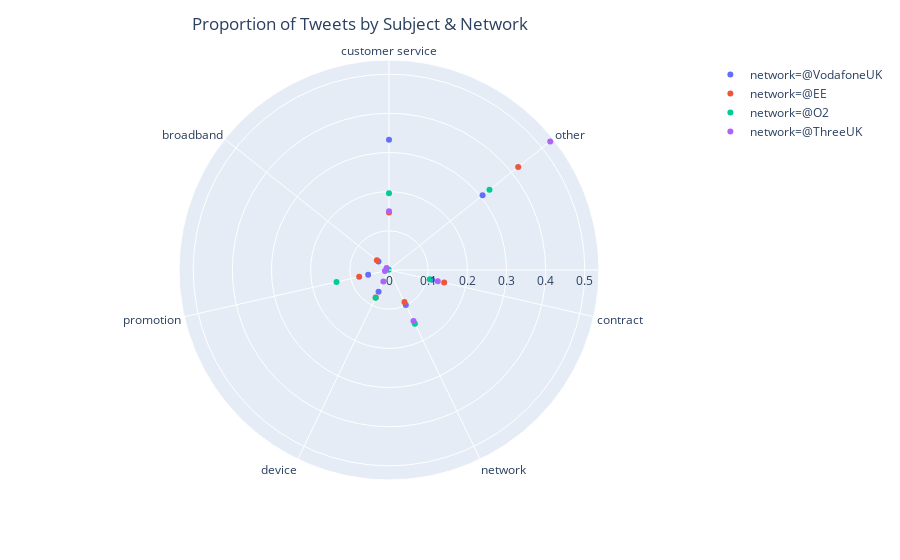

The cell this chart's notebook holds for it:
### Code cell
## Use plotly to create the polar plot
fig = px.scatter_polar(subject_df, theta='subject', r='proportion of tweets', color='network')

## Add a title to the plot
fig.update_layout(title={'text':'Proportion of Tweets by Subject & Network', 
                         'x':0.4,'xanchor':'center'})
fig.show()

### Figure 1 — Plotly figure (JSON) as saved in the notebook; plotly's stock layout.template omitted (floating-point values rounded to 4 significant figures)
{"data": [{"hoverlabel": {"namelength": 0}, "hovertemplate": "network=@VodafoneUK<br>proportion of tweets=%{r}<br>subject=%{theta}", "legendgroup": "network=@VodafoneUK", "marker": {"color": "#636efa", "symbol": "circle"}, "mode": "markers", "name": "network=@VodafoneUK", "r": [0.3325, 0.3056, 0.1125, 0.09908, 0.06129, 0.05458, 0.03442], "showlegend": true, "subplot": "polar", "theta": ["customer service", "other", "contract", "network", "device", "promotion", "broadband"], "type": "scatterpolar"}, {"hoverlabel": {"namelength": 0}, "hovertemplate": "network=@EE<br>proportion of tweets=%{r}<br>subject=%{theta}", "legendgroup": "network=@EE", "marker": {"color": "#EF553B", "symbol": "circle"}, "mode": "markers", "name": "network=@EE", "r": [0.4219, 0.1469, 0.1445, 0.09091, 0.07809, 0.07809, 0.03963], "showlegend": true, "subplot": "polar", "theta": ["other", "customer service", "contract", "network", "promotion", "device", "broadband"], "type": "scatterpolar"}, {"hoverlabel": {"namelength": 0}, "hovertemplate": "network=@O2<br>proportion of tweets=%{r}<br>subject=%{theta}", "legendgroup": "network=@O2", "marker": {"color": "#00cc96", "symbol": "circle"}, "mode": "markers", "name": "network=@O2", "r": [0.3282, 0.1961, 0.1521, 0.1375, 0.1066, 0.07876, 0.0007722], "showlegend": true, "subplot": "polar", "theta": ["other", "customer service", "network", "promotion", "contract", "device", "broadband"], "type": "scatterpolar"}, {"hoverlabel": {"namelength": 0}, "hovertemplate": "network=@ThreeUK<br>proportion of tweets=%{r}<br>subject=%{theta}", "legendgroup": "network=@ThreeUK", "marker": {"color": "#ab63fa", "symbol": "circle"}, "mode": "markers", "name": "network=@ThreeUK", "r": [0.5266, 0.15, 0.1442, 0.1278, 0.03291, 0.01065, 0.007744], "showlegend": true, "subplot": "polar", "theta": ["other", "customer service", "network", "contract", "device", "promotion", "broadband"], "type": "scatterpolar"}], "layout": {"legend": {"tracegroupgap": 0}, "margin": {"t": 60}, "polar": {"angularaxis": {"direction": "clockwise", "rotation": 90}, "domain": {"x": [0, 1], "y": [0, 1]}}, "title": {"text": "Proportion of Tweets by Subject & Network", "x": 0.4, "xanchor": "center"}}}
